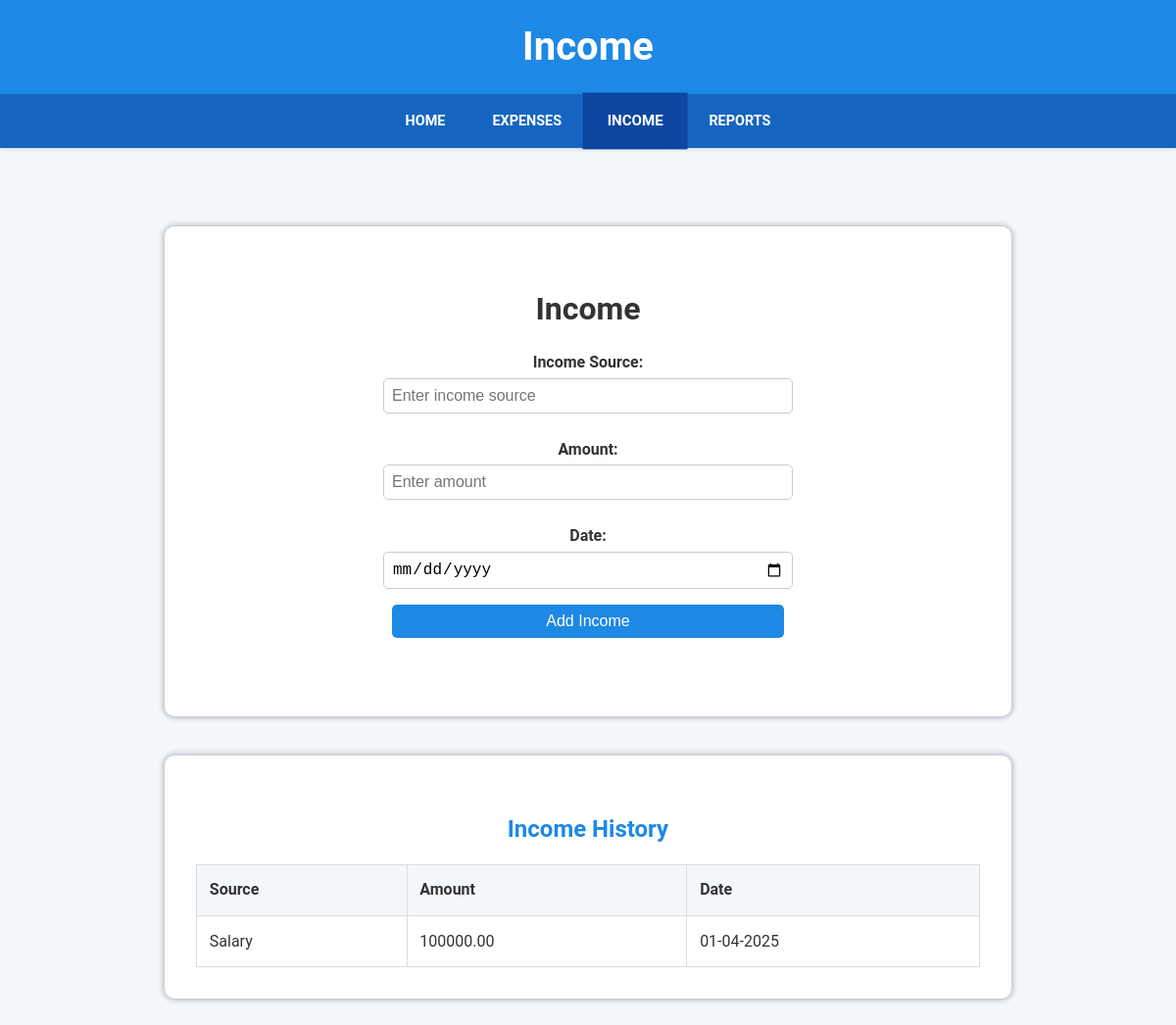
/income (signed in), run on the app's committed database.
### database.py (models this page shows)
class TransactionModel(db.Model):
    __tablename__ = 'transactions'
    transaction_id = db.Column(db.Integer, primary_key=True)
    user_id = db.Column(db.Integer, db.ForeignKey('users.id'))
    amount = db.Column(db.Numeric(10, 2), nullable=False)
    description = db.Column(db.String(255))
    source = db.Column(db.String(50))
    date = db.Column(db.DateTime, default=datetime.utcnow)

### app.py (the view)
@app.route('/income', methods=['GET', 'POST'])
@login_required
def income():
    if request.method == 'POST':
        amount = float(request.form.get('income_amount'))
        source = request.form['income_source']
        date = request.form['income_date']
        tracker.add_income(current_user.id, "Income", amount, source, date)
        return redirect(url_for('income'))
    recent_incomes = TransactionModel.query.filter_by(user_id=current_user.id).filter(TransactionModel.description=="Income").order_by(TransactionModel.date.desc()).limit(5).all()
    return render_template('income.html', recent_incomes=recent_incomes)

### app.py (called while the page is built)
@login_manager.user_loader
def load_user(user_id):
    return UserModel.query.get(int(user_id))

### templates/income.html (shortened to what this page needs)
<!DOCTYPE html>
<html lang="en">
<head>
</head>
<body>
    <header>
        <h1>Income</h1>
    </header>
    <nav>
        <a href="{{ url_for('index') }}">Home</a>
        <a href="{{ url_for('expense') }}">Expenses</a>
        <a href="{{ url_for('income') }}" class="active">Income</a>
        <a href="{{ url_for('reports') }}">Reports</a>
    </nav>
    <main>
        <section>
            <h2>Income</h2>
            <form action="/income" method="POST">
                <label for="source">Income Source:</label>
                <input type="text" id="source" name="income_source" placeholder="Enter income source" required>
                <label for="amount">Amount:</label>
                <input type="number" id="amount" name="income_amount" placeholder="Enter amount" step="0.01" required>
                <label for="date">Date:</label>
                <input type="date" id="date" name="income_date" required>
                <div style="text-align: center;">
                    <button type="submit">Add Income</button>
                </div>
            </form>
        </section>
        <section>
            <h3>Income History</h3>
            <table>
                <thead>
                    <tr>
                        <th>Source</th>
                        <th>Amount</th>
                        <th>Date</th>
                    </tr>
                </thead>
                <tbody>
                    {% for income in recent_incomes %}
                    <tr>
                        <td>{{ income.source }}</td>
                        <td>{{ '%.2f'|format(income.amount) }}</td>
                        <td>{{ income.date.strftime('%d-%m-%Y') }}</td>
                    </tr>
                    {% else %}
                    <tr>
                        <td colspan="4">No recent expenses found.</td>
                    </tr>
                    {% endfor %}
                </tbody>
            </table>
        </section>
    </main>
</body>
</html>

### templates/income.html (style rules this page uses)
body { font-family: 'Roboto', sans-serif; margin: 0; padding: 0; background-color: #f4f8fc; color: #333; line-height: 1.6; }
header { background-color: #1e88e5; color: white; padding: 1rem 0; text-align: center; box-shadow: 0 4px 6px rgba(0, 0, 0, 0.1); }
header h1 { margin: 0; font-size: 2.5rem; }
nav { display: flex; justify-content: center; background-color: #1565c0; box-shadow: 0 2px 4px rgba(0, 0, 0, 0.1); }
nav a { color: white; padding: 1rem 1.5rem; text-decoration: none; text-transform: uppercase; font-weight: bold; font-size: 0.9rem; transition: background-color 0.3s ease, transform 0.2s ease; }
nav a:hover, nav a.active { background-color: #0d47a1; transform: scale(1.05); }
main { padding: 2.5rem; text-align: center; }
main h2 { font-size: 2rem; margin-bottom: 1rem; }
form { margin-bottom: 2rem; }
form label { display: block; margin: 0.5rem 0 0.2rem; font-weight: bold; }
form input, form select, form button { width: 100%; max-width: 400px; padding: 0.5rem; margin-bottom: 1rem; border: 1px solid #ccc; border-radius: 5px; font-size: 1rem; }
form button { background-color: #1e88e5; color: white; border: none; cursor: pointer; transition: background-color 0.3s ease; }
section { margin: 2.5rem auto; padding: 2rem; background-color: #ffffff; border-radius: 10px; box-shadow: 0 4px 4px 0 rgba(0, 0, 0, 0.1), 0 -4px 4px 0 rgba(0, 0, 0, 0.1), 4px 0 4px 0 rgba(0, 0, 0, 0.1), -4px 0 4px 0 rgba(0, 0, 0, 0.1); max-width: 800px; }
section h3 { font-size: 1.5rem; margin-bottom: 1rem; color: #1e88e5; }
table { width: 100%; border-collapse: collapse; margin-top: 1rem; }
table th, table td { padding: 0.8rem; text-align: left; border: 1px solid #ddd; }
table th { background-color: #f4f8fc; color: #333; }

### data on the page
TransactionModel: source "Salary", amount "100000.00", date "01-04-2025"
